Frame 1 (no input): blank canvas, image omitted
Frame 60 (no input): blank canvas, image omitted
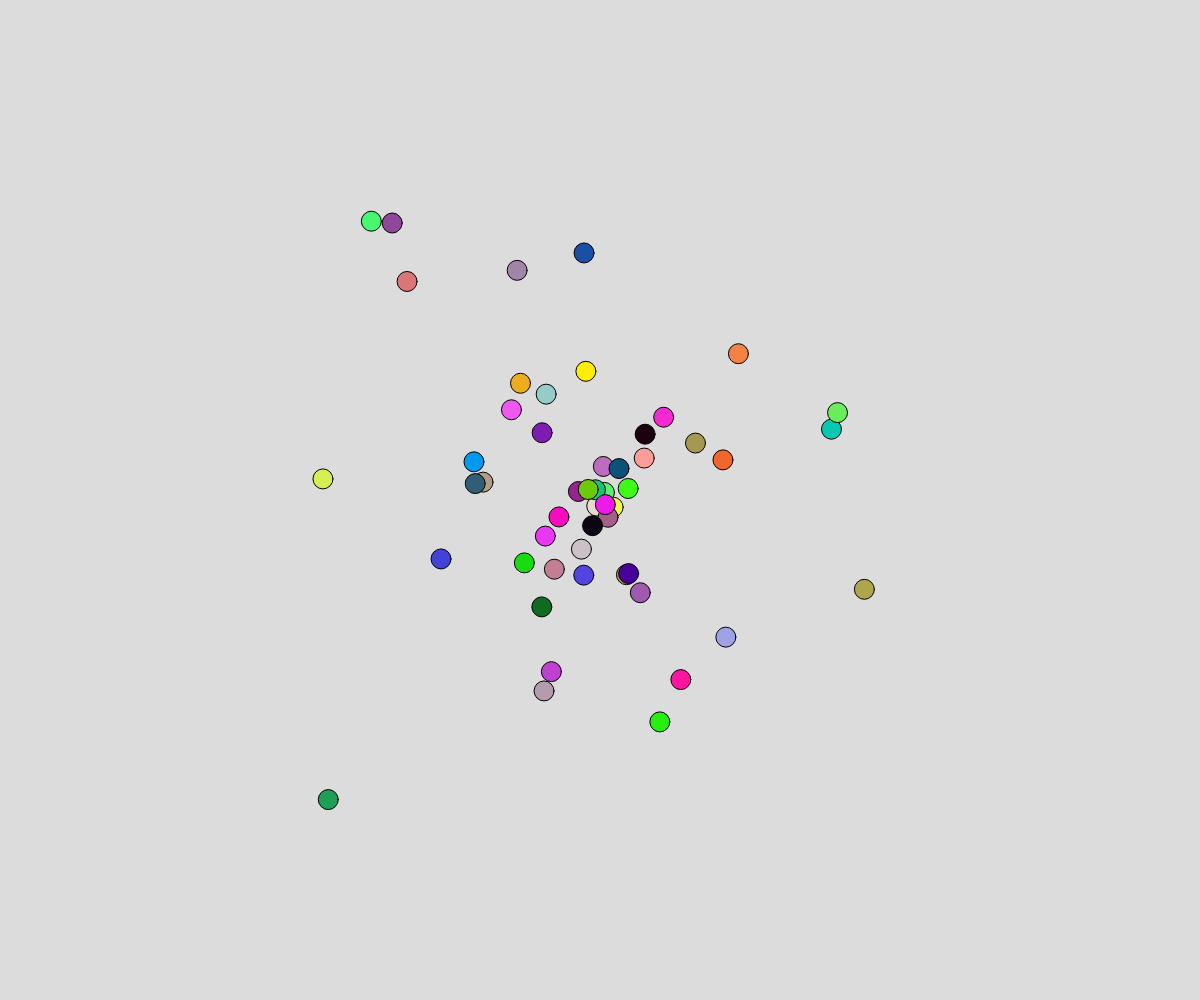
Frame 120 (the mouse pressed at the canvas centre since frame 60)

The p5.js sketch whose frames 1 and 60 were blank and that drew this single picture after the mouse press (run headless with seeded random() and noise() and a simulated clock; from frame 60 on, the mouse is pressed at the canvas centre):

// p5.js sketch
// ── sketch.js
// Simple Object and Arrays
// Chung-Fu Liao
// 10/7/2026

// let ball;
let ballArray = [];

async function setup() {
  createCanvas(windowWidth, windowHeight);
  // ball = {  //object notation. Inside the brackets
  //   //        set up several property:value pairs
  //   x: 300,  y: 400,   size: 20,
  //   c: color(random(255),random(255),random(255)),
  //   xSpeed: 5,  ySpeed: 4
  // };
}


function generateBall(x,y){
  //create and RETURN a ball object
  //initial position x,y
  let b = {
    x:x, y:y, size:20, 
    c: color(random(255),random(255),random(255)),
    xSpeed:  random(-6,6),
    ySpeed:  random(-6,6),
    lifeTime: random(40,60)
  };
  return b;
}

function moveBall(b){
  //b → Ball type object
  // update position and draw the ball

  //update
  b.x = b.x + b.xSpeed;    b.y += b.ySpeed;

  //walls
  if(b.x < 0 || b.x > width) b.xSpeed *= -1;
  if(b.y < 0 || b.y > height) b.ySpeed *= -1;

  //draw
  fill(b.c);
  circle(b.x, b.y, b.size);
}

function initObjects(n){
  //create/add n ball objects in our array
  for(let i = 0; i < n; i++){
    ballArray.push(generateBall(mouseX, mouseY));
  }
}

function keyPressed(){
  //trigger ONCE per press event
  initObjects(10 );
}

function draw() {
  background(220);
  //Loop through an array (traversal)
  for(let i = 0; i<ballArray.length; i++){
    let b = ballArray[i];
    moveBall(b);
    b.lifeTime--;
    if(b.lifeTime < 1){ 
      //.splice(pos, #ofItemToDel, [add])  deletes items from array 
      ballArray.splice(i, 1); 
    }
  }

  //add via mouse
  if(mouseIsPressed){
    ballArray.push(generateBall(mouseX,mouseY));
  }
}
